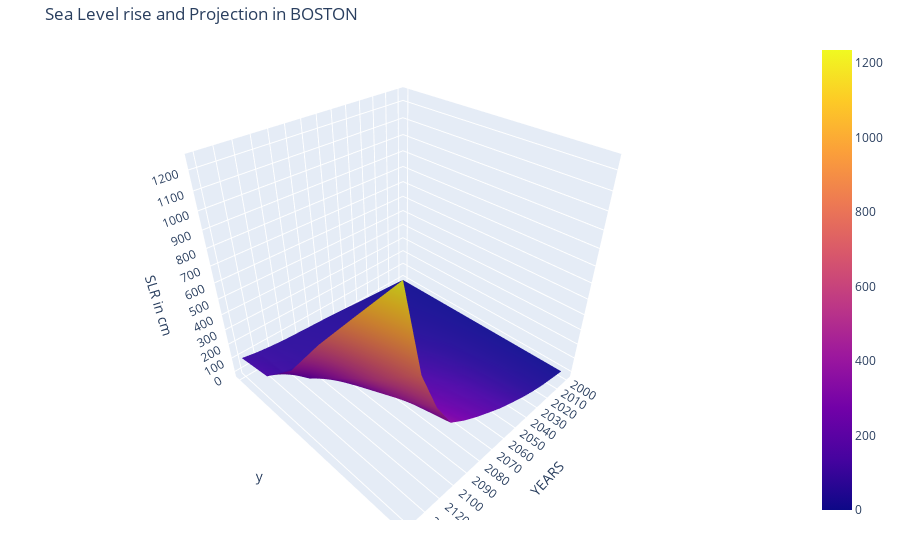

Notebook code for this chart:
### Markdown cell above
# Implementation

### Code cell
surface_plot(data,'Boston', 'high')

### Figure 1 — Plotly figure (JSON) as saved in the notebook; plotly's stock layout.template omitted (floating-point values rounded to 4 significant figures)
{"data": [{"type": "surface", "z": [[0, 7, 13, 20, 27, 34, 41, 47, 51, 56, 60, 69, 81, 99], [0, 7, 15, 22, 30, 38, 45, 52, 57, 62, 67, 79, 99, 135], [0, 10, 21, 32, 44, 58, 74, 91, 107, 126, 145, 167, 226, 344], [0, 13, 26, 40, 59, 79, 102, 128, 155, 186, 220, 285, 402, 659], [0, 15, 30, 49, 71, 99, 130, 163, 202, 247, 291, 395, 570, 948], [0, 15, 31, 53, 81, 115, 150, 194, 240, 292, 355, 521, 764, 1235]]}], "layout": {"margin": {"b": 40, "l": 10, "r": 10, "t": 40}, "scene": {"xaxis": {"ticktext": ["2000", "2010", "2020", "2030", "2040", "2050", "2060", "2070", "2080", "2090", "2100", "2120", "2150", "2200"], "tickvals": [0, 1, 2, 3, 4, 5, 6, 7, 8, 9, 10, 11, 12, 13, 14], "title": {"text": "YEARS"}}, "yaxis": {"ticktext": [""], "tickvals": [0]}, "zaxis": {"ticktext": ["0", "100", "200", "300", "400", "500", "600", "700", "800", "900", "1000", "1100", "1200", "1300"], "tickvals": [0, 100, 200, 300, 400, 500, 600, 700, 800, 900, 1000, 1100, 1200, 1300], "title": {"text": "SLR in cm"}}}, "title": {"text": "Sea Level rise and Projection in BOSTON"}, "width": 900}}
